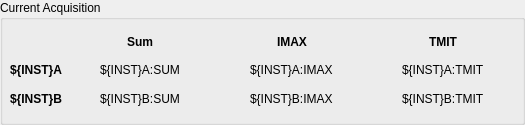
            <widget class="QGroupBox" name="groupBox">
             <property name="sizePolicy">
              <sizepolicy hsizetype="Minimum" vsizetype="Minimum">
               <horstretch>0</horstretch>
               <verstretch>0</verstretch>
              </sizepolicy>
             </property>
             <property name="minimumSize">
              <size>
               <width>100</width>
               <height>125</height>
              </size>
             </property>
             <property name="title">
              <string>Current Acquisition</string>
             </property>
             <widget class="QWidget" name="gridLayoutWidget">
              <property name="geometry">
               <rect>
                <x>10</x>
                <y>30</y>
                <width>506</width>
                <height>80</height>
               </rect>
              </property>
              <layout class="QGridLayout" name="gridLayout_2" columnstretch="0,30,30,30">
               <item row="2" column="0" alignment="Qt::AlignRight">
                <widget class="QLabel" name="label_4">
                 <property name="font">
                  <font>
                   <weight>75</weight>
                   <bold>true</bold>
                  </font>
                 </property>
                 <property name="text">
                  <string>${INST}B</string>
                 </property>
                </widget>
               </item>
               <item row="0" column="2" alignment="Qt::AlignHCenter">
                <widget class="QLabel" name="label_6">
                 <property name="font">
                  <font>
                   <weight>75</weight>
                   <bold>true</bold>
                  </font>
                 </property>
                 <property name="text">
                  <string>IMAX</string>
                 </property>
                </widget>
               </item>
               <item row="2" column="1" alignment="Qt::AlignHCenter">
                <widget class="PyDMLabel" name="PyDMLabel_2">
                 <property name="toolTip">
                  <string/>
                 </property>
                 <property name="whatsThis">
                  <string/>
                 </property>
                 <property name="text">
                  <string>${INST}B:SUM</string>
                 </property>
                 <property name="precision" stdset="0">
                  <number>3</number>
                 </property>
                 <property name="showUnits" stdset="0">
                  <bool>true</bool>
                 </property>
                 <property name="precisionFromPV" stdset="0">
                  <bool>false</bool>
                 </property>
                 <property name="channel" stdset="0">
                  <string>ca://BLEN:${AREA}:${POS}:${INST}B:SUM</string>
                 </property>
                </widget>
               </item>
               <item row="1" column="1" alignment="Qt::AlignHCenter">
                <widget class="PyDMLabel" name="PyDMLabel">
                 <property name="toolTip">
                  <string/>
                 </property>
                 <property name="whatsThis">
                  <string/>
                 </property>
                 <property name="text">
                  <string>${INST}A:SUM</string>
                 </property>
                 <property name="precision" stdset="0">
                  <number>3</number>
                 </property>
                 <property name="showUnits" stdset="0">
                  <bool>true</bool>
                 </property>
                 <property name="precisionFromPV" stdset="0">
                  <bool>false</bool>
                 </property>
                 <property name="channel" stdset="0">
                  <string>ca://BLEN:${AREA}:${POS}:${INST}A:SUM</string>
                 </property>
                </widget>
               </item>
               <item row="2" column="2" alignment="Qt::AlignHCenter">
                <widget class="PyDMLabel" name="PyDMLabel_4">
                 <property name="toolTip">
                  <string/>
                 </property>
                 <property name="whatsThis">
                  <string/>
                 </property>
                 <property name="text">
                  <string>${INST}B:IMAX</string>
                 </property>
                 <property name="precision" stdset="0">
                  <number>3</number>
                 </property>
                 <property name="showUnits" stdset="0">
                  <bool>true</bool>
                 </property>
                 <property name="precisionFromPV" stdset="0">
                  <bool>false</bool>
                 </property>
                 <property name="channel" stdset="0">
                  <string>ca://BLEN:${AREA}:${POS}:${INST}B:IMAX</string>
                 </property>
                </widget>
               </item>
               <item row="0" column="1" alignment="Qt::AlignHCenter">
                <widget class="QLabel" name="label_5">
                 <property name="font">
                  <font>
                   <weight>75</weight>
                   <bold>true</bold>
                  </font>
                 </property>
                 <property name="text">
                  <string>Sum</string>
                 </property>
                </widget>
               </item>
               <item row="1" column="0" alignment="Qt::AlignRight">
                <widget class="QLabel" name="label_3">
                 <property name="font">
                  <font>
                   <weight>75</weight>
                   <bold>true</bold>
                  </font>
                 </property>
                 <property name="text">
                  <string>${INST}A</string>
                 </property>
                </widget>
               </item>
               <item row="1" column="2" alignment="Qt::AlignHCenter">
                <widget class="PyDMLabel" name="PyDMLabel_3">
                 <property name="toolTip">
                  <string/>
                 </property>
                 <property name="whatsThis">
                  <string/>
                 </property>
                 <property name="text">
                  <string>${INST}A:IMAX</string>
                 </property>
                 <property name="precision" stdset="0">
                  <number>3</number>
                 </property>
                 <property name="showUnits" stdset="0">
                  <bool>true</bool>
                 </property>
                 <property name="precisionFromPV" stdset="0">
                  <bool>false</bool>
                 </property>
                 <property name="channel" stdset="0">
                  <string>ca://BLEN:${AREA}:${POS}:${INST}A:IMAX</string>
                 </property>
                </widget>
               </item>
               <item row="0" column="3" alignment="Qt::AlignHCenter">
                <widget class="QLabel" name="label_9">
                 <property name="font">
                  <font>
                   <weight>75</weight>
                   <bold>true</bold>
                  </font>
                 </property>
                 <property name="text">
                  <string>TMIT</string>
                 </property>
                </widget>
               </item>
               <item row="1" column="3" alignment="Qt::AlignHCenter">
                <widget class="PyDMLabel" name="PyDMLabel_5">
                 <property name="toolTip">
                  <string/>
                 </property>
                 <property name="whatsThis">
                  <string/>
                 </property>
                 <property name="text">
                  <string>${INST}A:TMIT</string>
                 </property>
                 <property name="showUnits" stdset="0">
                  <bool>true</bool>
                 </property>
                 <property name="channel" stdset="0">
                  <string>ca://BLEN:${AREA}:${POS}:${INST}A:TMIT</string>
                 </property>
                </widget>
               </item>
               <item row="2" column="3" alignment="Qt::AlignHCenter">
                <widget class="PyDMLabel" name="PyDMLabel_6">
                 <property name="toolTip">
                  <string/>
                 </property>
                 <property name="whatsThis">
                  <string/>
                 </property>
                 <property name="text">
                  <string>${INST}B:TMIT</string>
                 </property>
                 <property name="showUnits" stdset="0">
                  <bool>true</bool>
                 </property>
                 <property name="channel" stdset="0">
                  <string>ca://BLEN:${AREA}:${POS}:${INST}B:TMIT</string>
                 </property>
                </widget>
               </item>
              </layout>
             </widget>
            </widget>
